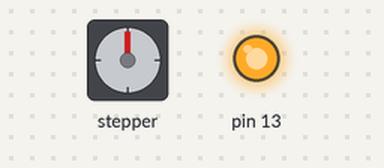
Recording of a sketch running on a simulated Arduino Uno, built with avr-gcc and run on an emulated ATmega328P. Shown: stepper motor, output pins drawn as LEDs (lit = HIGH). Wiring (inferred from the names in the program): stepper motor driver (200 steps per turn assumed): step pin 3; direction pin 4. Pins used as bus, display or sensor lines are not drawn.

Above: at 0.05 s.
At 1.35 s:
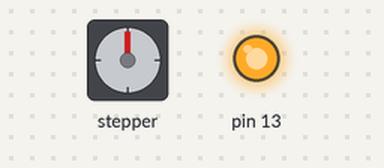
At 2.65 s:
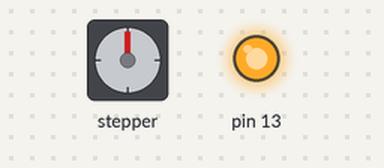
At 5.15 s:
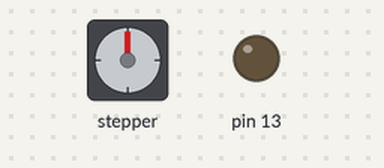
Timing chart, 0 to 6.8 s (numbered marks = the images above):
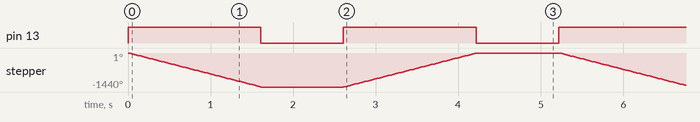

Measured:
- by itself, pin 13: alternates HIGH for 1.6 s and LOW for 1.0 s
- by itself, stepper: turns 1440° counter-clockwise in 1.6 s, then 1440° clockwise in 1.6 s, repeating every 5.2 s

The sketch:

step_test.ino
```cpp
int stepPin = 3; // Stepper pin
int dirPin = 4;   // Direction pin

void setup()
{
  pinMode(dirPin, OUTPUT); // sets the digital pin 4 as output
  pinMode(stepPin, OUTPUT);   // sets the digital pin 7 as input

  pinMode(13, 1);

}

void loop() {


  stepDrive(0, 800, 2000);
  delay(1000);

  stepDrive(1, 800, 2000);
  delay(1000);

}


void stepDrive(int directionR, int numSteps, int theSpeed) {

  digitalWrite(dirPin, directionR);

  digitalWrite(13, 1);

  for (int x = 0 ; x < numSteps ; x++ ) {

    digitalWrite(stepPin, 1);    // pulse
    delayMicroseconds(3);                    // waits 1ms for the servo to reach the position
    digitalWrite(stepPin, 0);    // pulse
    delayMicroseconds(theSpeed);                    // waits 1ms for the servo to reach the position

  }

  digitalWrite(13, 0);

}
```
